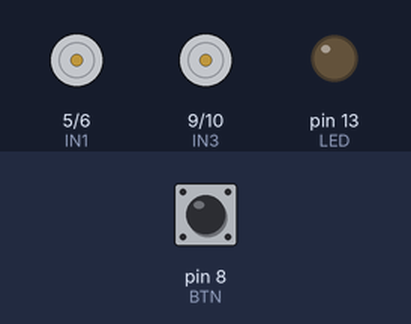
Simulated run of this sketch. Board: Arduino Uno, built with avr-gcc and run on an emulated ATmega328P. On the bench: motor-driver pin pairs drawn as motors (green arrow = first pin HIGH = forward, orange = second pin HIGH = backward, longer = more drive), output pins drawn as LEDs (lit = HIGH). The inputs (shaded band) are chosen by the test bench; at power-on: pin 8 (BTN) HIGH. Pins used as bus, display or sensor lines are not drawn; what the sketch prints to the serial monitor is not drawn.

Above: at 1.2 s.
1.3 s: pin 8 (BTN) pulled LOW for 0.15 s
At 2.9 s:
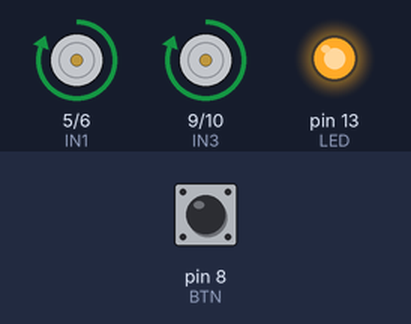
Timing chart, 0 to 6.2 s (numbered marks = the images above; inputs shaded):
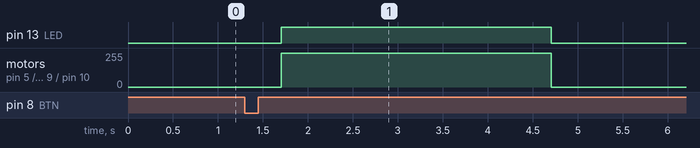

Measured:
- after the input at 1.3 s, pin 13 (LED): LOW → HIGH after 0.41 s, → LOW 3.0 s later; motor on pin 5 (IN1) / pin 6 (IN2), motor on pin 9 (IN3) / pin 10 (IN4): stopped → forward 255/255 after 0.41 s, → stopped 3.0 s later

The sketch:

calibra_velocidad.ino
```cpp
/*
 * ==========================================================
 * CALIBRACION DE VELOCIDAD - MEDICION EN PISO, SIN USB
 * ==========================================================
 * Sirve para dos constantes de arturito_v3:
 *
 * - MM_S_A_CRUCE (mm/s a VEL_CRUCE): con MODO_PIVOTE en 0, cada
 *   pulsada corre recto con VEL_IZQ/VEL_DER durante CORRIDA_MS y para.
 *   Se filma con una cinta metrica a lo largo de la ruta; el
 *   tiempo del primer, segundo y tercer tercio del recorrido da
 *   la velocidad media y cuanto tarda en tomar velocidad.
 *
 * - PIVOTE_MS (tiempo de girar 90° a VEL_BUSQUEDA): con
 *   MODO_PIVOTE en 1, cada pulsada pivotea en el sitio
 *   CORRIDA_MS milisegundos. En el video se cuentan los cuartos
 *   de vuelta y se reparten los milisegundos entre ellos.
 *
 * Marcas para el video: el LED integrado (D13) se enciende
 * mientras el robot corre, y hay una pausa previa de
 * PREVIO_MS tras la pulsada para sacar la mano.
 *
 * Cada pulsada es una corrida nueva: repetir varias veces y
 * promediar. Otros valores de VEL_IZQ/VEL_DER piden recompilar.
 *
 * Hardware: UNO + DRV8833 (IN1..IN4 en D5/D6/D9/D10, EEP en D4),
 * pulsador en D8 a GND (pull-up interno).
 */

// --- PINES ---
#define IN1 5   // motor izquierdo adelante (PWM)
#define IN2 6   // motor izquierdo atras (PWM)
#define IN3 9   // motor derecho adelante (PWM)
#define IN4 10  // motor derecho atras (PWM)
#define SLEEP_DRV 4
#define BTN 8       // pulsador a GND, pull-up interno (LOW = presionado)
#define LED 13      // marca del tramo de carrera en el video

// --- PARAMETROS DE LA PRUEBA ---
// Corrida de sesgo natural: ruedas IGUALES a fondo. Las tandas con
// recorte al derecho (224 y 238) dieron el mismo derrape a la
// derecha (~24 cm/95 cm): la deriva es insensible al trim, asi que
// e_izq/e_der ~ 1.0 y el sesgo viene de la pose inicial o de algo
// mecanico (bola trasera, chasis). Corrida limpia con ambas a 255:
// si derrapa igual es mecanico; si va recto era la pose.
const int VEL_IZQ = 255;
const int VEL_DER = 255;

const unsigned long CORRIDA_MS = 3000;  // duracion exacta de la corrida
const unsigned long PREVIO_MS = 400;    // pausa tras la pulsada (sacar la mano)
const int MODO_PIVOTE = 0;           // 0 = recta, 1 = pivote en el sitio
const int VEL_BUSQUEDA = 110;        // PWM del pivote (el de la busqueda)
const int LADO_PIVOTE = 1;           // +1 derecha, -1 izquierda

const unsigned long BTN_DEBOUNCE_MS = 50;

bool btnPrev = HIGH;
unsigned long btnUltimo = 0;
unsigned long correDesde = 0;   // 0 = parado; si no, momento de arranque
bool enPrevio = false;

void motorIzq(int vel) {
  vel = constrain(vel, -255, 255);
  if (vel >= 0) {
    analogWrite(IN1, vel);
    digitalWrite(IN2, LOW);
  } else {
    digitalWrite(IN1, LOW);
    analogWrite(IN2, -vel);
  }
}

void motorDer(int vel) {
  vel = constrain(vel, -255, 255);
  if (vel >= 0) {
    analogWrite(IN3, vel);
    digitalWrite(IN4, LOW);
  } else {
    digitalWrite(IN3, LOW);
    analogWrite(IN4, -vel);
  }
}

void detener() {
  motorIzq(0); motorDer(0);
}

void setup() {
  pinMode(IN1, OUTPUT);
  pinMode(IN2, OUTPUT);
  pinMode(IN3, OUTPUT);
  pinMode(IN4, OUTPUT);
  detener();

  pinMode(SLEEP_DRV, OUTPUT);
  digitalWrite(SLEEP_DRV, HIGH);
  pinMode(BTN, INPUT_PULLUP);
  pinMode(LED, OUTPUT);
  digitalWrite(LED, LOW);

  Serial.begin(9600);
#if MODO_PIVOTE
  Serial.println("Calibracion: pivote en el sitio, 3 s por pulsada.");
#else
  Serial.println("Calibracion: corrida recta de 3 s por pulsada.");
#endif
}

void loop() {
  // Flanco de pulsado con antirrebote: arranca una corrida nueva
  bool btn = digitalRead(BTN);
  if (btn != btnPrev && millis() - btnUltimo > BTN_DEBOUNCE_MS) {
    btnUltimo = millis();
    btnPrev = btn;
    if (btn == LOW && correDesde == 0) {
      correDesde = millis();
      enPrevio = true;
    }
  }

  if (correDesde == 0) {
    detener();
    delay(5);
    return;
  }

  unsigned long t = millis() - correDesde;

  // Pausa previa: mano fuera antes de que se mueva
  if (enPrevio) {
    if (t < PREVIO_MS) {
      detener();
      delay(5);
      return;
    }
    enPrevio = false;
    digitalWrite(LED, HIGH);    // marca de inicio en el video
  }

  // Tramo cronometrado: CORRIDA_MS exactos desde que prendio el LED
  if (t - PREVIO_MS < CORRIDA_MS) {
#if MODO_PIVOTE
    motorIzq(LADO_PIVOTE * VEL_BUSQUEDA);
    motorDer(-LADO_PIVOTE * VEL_BUSQUEDA);
#else
    motorIzq(VEL_IZQ);
    motorDer(VEL_DER);
#endif
  } else {
    detener();
    digitalWrite(LED, LOW);     // marca de fin
    correDesde = 0;
  }
  delay(5);
}
```
